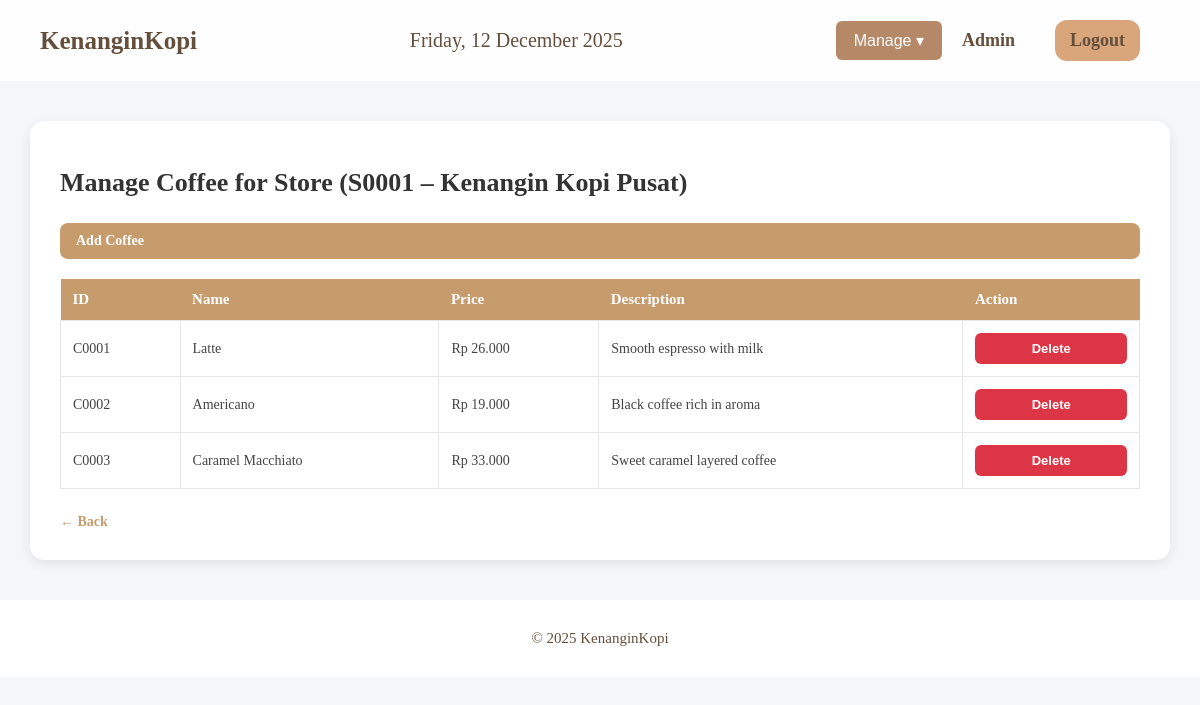
The page /manageCoffee.php?storeid=S0001 (signed in) on the database its author committed.
### tables this page shows
CREATE TABLE `store` (
  `StoreID` char(5) NOT NULL,
  `StoreName` varchar(50) NOT NULL,
  `StoreLocation` varchar(100) NOT NULL
);

CREATE TABLE `storecoffee` (
  `StoreID` char(5) NOT NULL,
  `CoffeeID` char(5) NOT NULL,
  `Price` decimal(8,2) NOT NULL
);

CREATE TABLE `coffee` (
  `CoffeeID` char(5) NOT NULL,
  `CoffeeName` varchar(50) NOT NULL,
  `CoffeePrice` int(11) NOT NULL,
  `CoffeeDesc` varchar(100) NOT NULL
);

### manageCoffee.php (the view, shortened to what this page needs)
<?php
include "./utils/db.php";
$StoreID_raw = $_GET['storeid'];
$storeName = 'Unknown Store';
$stmt_store = mysqli_prepare($conn, "SELECT StoreName FROM Store WHERE StoreID = ?");
if ($stmt_store) {
    mysqli_stmt_bind_param($stmt_store, "s", $StoreID_raw);
    mysqli_stmt_execute($stmt_store);
    $storeResult = mysqli_stmt_get_result($stmt_store);
    $store = mysqli_fetch_assoc($storeResult);
    if ($store) {
        $storeName = htmlspecialchars($store['StoreName']);
    }
}
$coffeeQuery = "
    SELECT
        c.CoffeeID,
        c.CoffeeName,
        sc.Price,
        c.CoffeeDesc
    FROM
        Coffee c
    JOIN
        StoreCoffee sc ON c.CoffeeID = sc.CoffeeID
    WHERE
        sc.StoreID = ?
    ORDER BY
        c.CoffeeID
";
$coffeeResult = false;
$stmt_coffee = mysqli_prepare($conn, $coffeeQuery);
if ($stmt_coffee) {
    mysqli_stmt_bind_param($stmt_coffee, "s", $StoreID_raw);
    mysqli_stmt_execute($stmt_coffee);
    $coffeeResult = mysqli_stmt_get_result($stmt_coffee);
}
?>
<!DOCTYPE html>
<html lang="en">
<head>
    <link rel="stylesheet" href="css/manageCoffee.css">
</head>
<body>
    <?php include "./utils/navbar.php"; ?>
    <main class="container">
        <h1>Manage Coffee for Store (<?= $StoreID_raw ?> – <?= $storeName ?>)</h1>
        <a href="addCoffee.php?StoreID=<?= urlencode($StoreID_raw) ?>" class="add-btn">Add Coffee</a>
        <table class="coffee-table">
            <tr>
                <th>ID</th>
                <th>Name</th>
                <th>Price</th>
                <th>Description</th>
                <th>Action</th>
            </tr>
            <?php if ($coffeeResult && mysqli_num_rows($coffeeResult) > 0): ?>
                <?php while ($row = mysqli_fetch_assoc($coffeeResult)) : ?>
                    <tr>
                        <td><?= htmlspecialchars($row['CoffeeID']); ?></td>
                        <td><?= htmlspecialchars($row['CoffeeName']); ?></td>
                        <td>Rp <?= number_format($row['Price'], 0, ',', '.'); ?></td>
                        <td><?= htmlspecialchars($row['CoffeeDesc']); ?></td>
                        <td>
                            <form method="POST" action="deleteCoffee.php" style="display:inline;">
                                <button type="submit" onclick="return confirm('Are you sure want to remove <?= $row['CoffeeName']; ?> from <?= $storeName ?>?');" class="delete-btn">Delete</button>
                            </form>
                        </td>
                    </tr>
                <?php endwhile; ?>
            <?php else: ?>
                <tr>
                    <td colspan="5">No coffee found in this store.</td>
                </tr>
            <?php endif; ?>
        </table>
        <a href="manageStore.php" class="back-btn">← Back</a>
    </main>
    <?php include "./utils/footer.php"; ?>
</body>
</html>

### css/manageCoffee.css (style rules this page uses)
body { font-family: Arial, sans-serif; background: #f4f6f9; margin: 0; padding: 0; }
.container { width: 90%; max-width: 1100px; margin: 40px auto; background: white; padding: 30px; border-radius: 14px; box-shadow: 0 4px 12px rgba(0,0,0,0.08); }
h1 { font-size: 26px; color: #333; margin-bottom: 25px; font-weight: 700; }
.add-btn { display: flex; padding: 10px 16px; background: #c69c6d; color: white; border-radius: 8px; text-decoration: none; font-size: 14px; font-weight: 600; transition: 0.2s ease; margin-bottom: 20px; }
.back-btn { display: inline-block; margin-top: 25px; color: #c69c6d; text-decoration: none; font-weight: 600; font-size: 14px; }
.coffee-table { width: 100%; border-collapse: collapse; margin-top: 15px; background: white; }
.coffee-table th { background: #c69c6d; color: white; padding: 12px; text-align: left; font-size: 15px; }
.coffee-table td { padding: 12px; font-size: 14px; color: #444; border: 0.5px solid #e5e7eb; }
.delete-btn { width: 100%; padding: 8px 14px; background: #dc3545; color: white; border: none; border-radius: 6px; cursor: pointer; font-size: 13px; font-weight: 600; transition: .2s; }

### css/navbar.css (style rules this page uses)
body { margin: 0; padding: 0; font-family: 'Times New Roman', Times, serif; background-image: url('../assets/background.jpeg'); background-size: cover; background-position: center; background-repeat: no-repeat; }

### rows shown on the page
store: StoreName "Kenangin Kopi Pusat"
storecoffee: CoffeeID.CoffeeID "C0001", CoffeeID.CoffeeName "Latte", Price "26.000", CoffeeID.CoffeeDesc "Smooth espresso with milk"
storecoffee: CoffeeID.CoffeeID "C0002", CoffeeID.CoffeeName "Americano", Price "19.000", CoffeeID.CoffeeDesc "Black coffee rich in aroma"
storecoffee: CoffeeID.CoffeeID "C0003", CoffeeID.CoffeeName "Caramel Macchiato", Price "33.000", CoffeeID.CoffeeDesc "Sweet caramel layered coffee"

### other values the page prints
$_SESSION['UserName'] "Admin"
$StoreID_raw "S0001"
